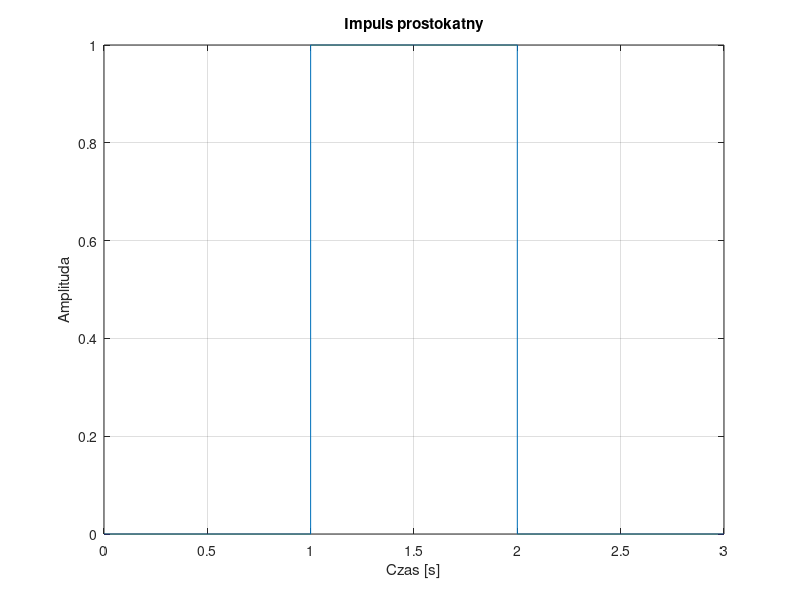
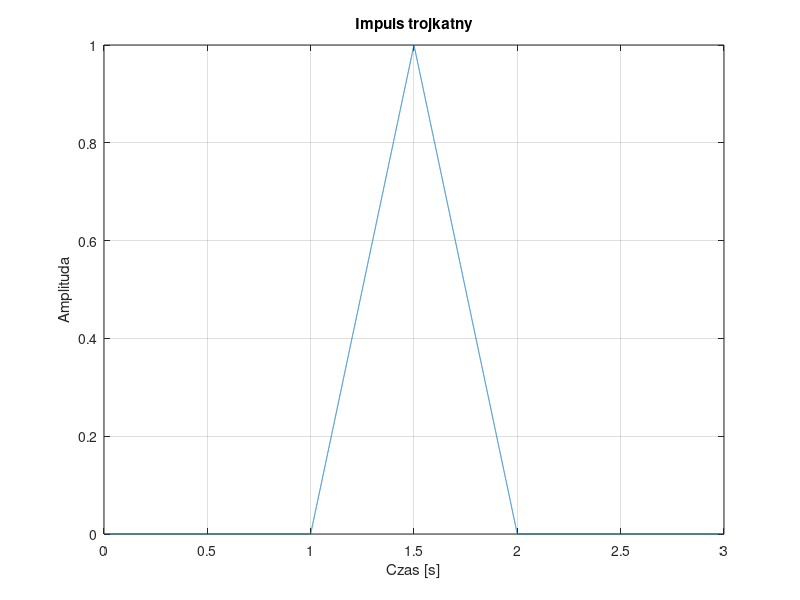
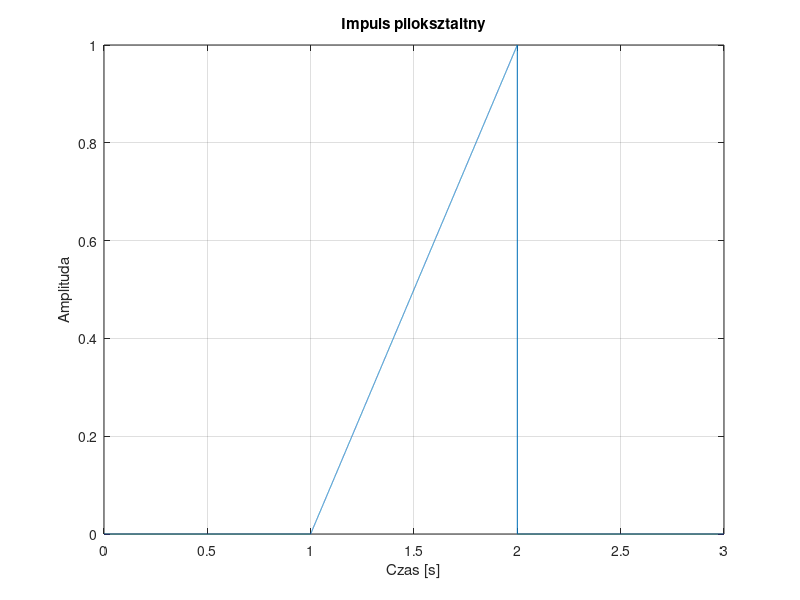
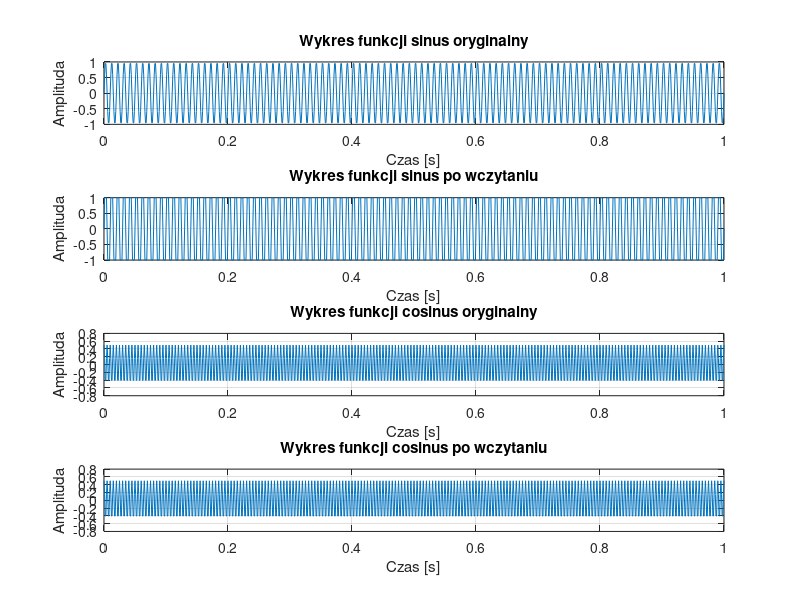

Here is the MATLAB script that generated these plots, in order:
clc;
clear all;
close all;
format long e

%% Zad 1: Wyrysuj impulsy: prostokątny, trójkątny, piłokształtny

%Dane
fs = 10000;
t=0:(1/fs):3;

% Impuls prostokatny

impuls_prostokatny=zeros(size(t));
impuls_prostokatny(10000:19999)=1;
%impuls_prost(22000:24999)=1/2;

figure(1)
plot(t,impuls_prostokatny)
title("Impuls prostokatny")
xlabel('Czas [s]')
ylabel('Amplituda')
grid on;

% Impuls trojkatny

impuls_trojkatny=zeros(size(t));
impuls_trojkatny_1=0;
impuls_trojkatny_2=0;

for i=(1:5000)
    impuls_trojkatny_1(i)=i/5000;
    impuls_trojkatny_2(i)=(5000-i)/5000;
end

impuls_trojkatny(10000:14999)=impuls_trojkatny_1;
impuls_trojkatny(15000:19999)=impuls_trojkatny_2;

figure(2)
plot(t,impuls_trojkatny)
title("Impuls trojkatny")
xlabel('Czas [s]')
ylabel('Amplituda')
grid on;

% Impuls piloksztaltny

impuls_piloksztaltny=zeros(size(t));
impuls_piloksztaltny_1=0;

for i=1:10000
 impuls_piloksztaltny_1(i)=i/10000;
end

impuls_piloksztaltny(10000:19999)=impuls_piloksztaltny_1;

figure(3)
plot(t,impuls_piloksztaltny)
title('Impuls piloksztaltny')
xlabel('Czas [s]')
ylabel('Amplituda')
grid on;


%% Zad 2: 	Utwórz oraz wyrysuj funkcje harmoniczne sin oraz cos
%Czas
t1=0:0.001:1;

%Czestotliwosci
f1=100;
f2=200;

%Amplitudy 
A=1 %sin
B=0.5 %cos
omega1= 2*pi*f1;
omega2= 2*pi*f2;

%Generowanie sygnalow
y1= A*sin(omega1*t1);
y2= B*cos(omega2*t1);

figure(4)
subplot(4,1,1)
plot(t1,y1)
xlabel('Czas [s]')
ylabel('Amplituda')
title('Wykres funkcji sinus oryginalny')
grid on;

subplot(4,1,3)
plot(t1,y2)
xlabel('Czas [s]')
ylabel('Amplituda')
title('Wykres funkcji cosinus oryginalny')
grid on;

%% Zapis przebiegow do pliku

plik = fopen('F:\Semestr2MGR\CPS\Lab2\plik.txt','w');

fprintf(plik, '%12.4f %12.f %12.4f\n',[t1;y1;y2]) 
fclose('all')

%% Wczytanie i wyrysowanie wczesniej zapisanych wartosci z pliku txt
plik = fopen('F:\Semestr2MGR\CPS\Lab2\plik.txt','r')
A = fscanf(plik,'%g',[3,inf]);
 
fclose('all')

B = A';
size(A);
size(B);


subplot(4,1,2)
plot(A(1,:),A(2,:))
xlabel('Czas [s]')
ylabel('Amplituda')
title('Wykres funkcji sinus po wczytaniu')
grid on;

subplot(4,1,4)
plot(A(1,:),A(3,:))
xlabel('Czas [s]')
ylabel('Amplituda')
title('Wykres funkcji cosinus po wczytaniu')
grid on;



%% Wyznaczenie roznic pomiedzy wartosciami przed i po zapisie

t2= t1 - A(1,:);
x1= y1 - A(2,:);
x2= y2 - A(3,:);

figure(5)
subplot(3,1,1)
plot(t1,t2)
xlabel('Czas [s]')
ylabel('Amplituda')
title('Roznica czasu po odczycie')
grid on;
subplot(3,1,2)
plot(t1,x1,'r')
xlabel('Czas [s]')
ylabel('Amplituda')
title('Roznica funkcji sinus po odczycie')
grid on;
subplot(3,1,3)
plot(t1,x2,'g')
xlabel('Czas [s]')
ylabel('Amplituda')
title('Roznica funkcji cosinus po odczycie')
grid on;

%zmieniamy notacje na e i dodajemy 24


